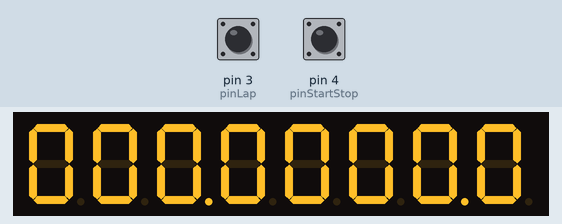
Recording of a sketch running on a simulated Arduino Uno, built with avr-gcc and run on an emulated ATmega328P. Shown: 8-digit seven-segment display. The test bench sets the inputs (shaded band); at power-on: pin 4 (pinStartStop) HIGH, pin 3 (pinLap) HIGH.

Above: at 1.2 s.
1.3 s: pin 4 (pinStartStop) pulled LOW for 1 s
At 1.64 s:
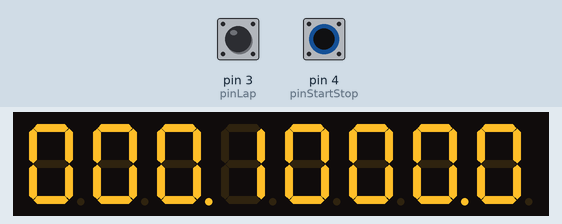
3.8 s: pin 3 (pinLap) pulled LOW for 0.15 s
At 3.95 s:
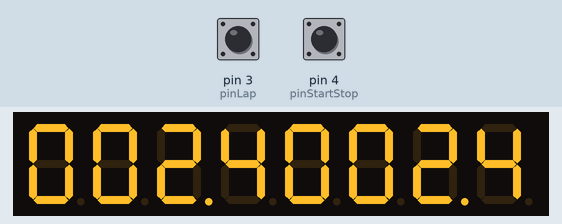
5.4 s: pin 3 (pinLap) pulled LOW for 1 s
At 5.57 s:
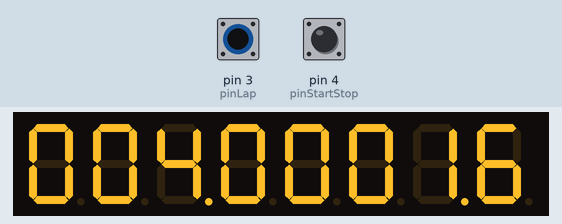

The sketch:

stopwatch.ino
```cpp
#include <LedControl.h>             // Library for LED control with MAX72XX
#include <Bounce2.h>                // Library for Bounce of switches
LedControl lc = LedControl(7, 8, 9, 1);  // LedControl(int dataPin, int clkPin, int csPin, int numDevices)

int k, lastTime, diffTime;
int milhar, centena, dezena, unidade;
int milhar1, centena1, dezena1, unidade1;

int pinStartStop = 4;          // Start-Stop Pin
int pinLap = 3;                // Lap Time Pin

bool statusSwitch1 = false;

Bounce SW1 = Bounce();         // Define Bounce to read StartStop switch
Bounce SW2 = Bounce();         // Define Bounce to read Lap switch


void setup() {

  pinMode (pinStartStop, INPUT_PULLUP);
  pinMode (pinLap, INPUT_PULLUP);

  // After setting up the button, setup the Bounce instance
  SW1.attach(pinStartStop);   // Sets the pin (Internal Pull-Up)and matches the internal state to that of the pin
  SW1.interval(3);            // Sets the debounce time in milliseconds
  SW2.attach(pinLap);
  SW2.interval(3);

  lc.shutdown(0, false);      // The MAX72XX is in power-saving mode on startup, we have to do a wakeup call
  lc.setIntensity(0, 5);      // Set the brightness of display between 0 and 15
  lc.clearDisplay(0);         // Clear the display

  lc.setDigit(0, 7, 0, false);
  lc.setDigit(0, 6, 0, false);
  lc.setDigit(0, 5, 0, true);
  lc.setDigit(0, 4, 0, false);

  lc.setDigit(0, 3, 0, false);
  lc.setDigit(0, 2, 0, false);
  lc.setDigit(0, 1, 0, true);
  lc.setDigit(0, 0, 0, false);

}


void loop() {

  lastTime = 0;
  diffTime = 0;

  for (k = 0; k <= 9999; k++) {


    SW1.update();

    if (SW1.fell()) {
      statusSwitch1 = !statusSwitch1;
    }

    if (statusSwitch1 == true) {

      milhar = k / 1000;
      centena = (k - milhar * 1000) / 100;
      dezena = (k - milhar * 1000 - centena * 100) / 10;
      unidade = k % 10;

      lc.setDigit(0, 7, milhar, false);
      lc.setDigit(0, 6, centena, false);
      lc.setDigit(0, 5, dezena, true);
      lc.setDigit(0, 4, unidade, false);
    }
    else {
      k = k - 1;
    }


    SW2.update();

    if (SW2.fell()) {

      diffTime = k - lastTime;
      lastTime = k;

      milhar1 = diffTime / 1000;
      centena1 = (diffTime - milhar1 * 1000) / 100;
      dezena1 = (diffTime - milhar1 * 1000 - centena1 * 100) / 10;
      unidade1 = diffTime % 10;

      lc.setDigit(0, 3, milhar1, false);
      lc.setDigit(0, 2, centena1, false);
      lc.setDigit(0, 1, dezena1, true);
      lc.setDigit(0, 0, unidade1, false);

    }

    delay(99);

  }

}
```

Measured:
- after the input at 1.3 s, the display: changes after 0.29 s (image 1)
